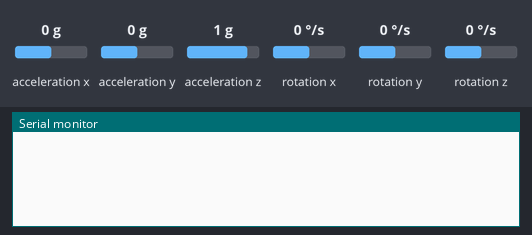
Bench run of a sketch on a simulated Arduino Leonardo, built with avr-gcc and run on an emulated ATmega32U4. On the bench: the last lines printed to the serial monitor. The test bench sets the inputs (shaded band); at power-on: acceleration x 0 g, acceleration y 0 g, acceleration z 1 g, rotation x 0 °/s, rotation y 0 °/s, rotation z 0 °/s.

Above: at 1.2 s.
1.3 s: acceleration x set to -1.4 g
At 2.3 s:
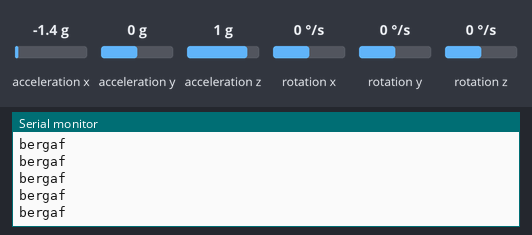
3.2 s: acceleration x set to 0.8 g
At 4.2 s:
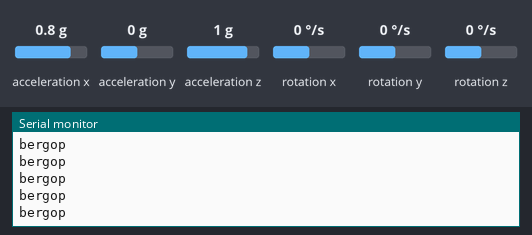

Measured:
- after the input at 1.3 s, the serial monitor: prints a new line at once (image 1)
- after the input at 3.2 s, the serial monitor: prints a new line at once (image 2)

The sketch:

Accelerometer1.ino
```cpp
#include "Accelerometer.h"

Accelerometer accel;

void setup() {
  accel.sensorenInitialiseren();
}

void test() {
  Serial.println("bergop");
}

void test2() {
  Serial.println("bergaf");
}


void loop() {
  // accel.snelheidsverschilBerekenen();
  // accel.botsingControleren();
  // accel.controleerLinksRechtsBeweging();
  accel.brugKantelingDetecteren(test, test2);
}
```

Accelerometer.cpp
```cpp
#include "USBAPI.h"
#include "WString.h"
/*!
 * \file Accelerometer.cpp
 * \brief Bevat de implementatie van de functies van de klas Accelerometer.
 * \author [Yamairo Martinus]
 * \date [5-5-2023]
 */

/*!
 * \mainpage Accelerometer Klasse Documentatie
 *
 * \section intro_sec Inleiding
 *
 * Deze documentatie beschrijft functionaliteit van de C++ klasse Accelerometer. Deze klasse bevat functies om de sensoren van de Zumo-robot te initialiseren en het verschil in acceleratie te meten om de snelheid te bepalen. De klasse bevat ook een functie om een melding te geven als de snelheid plots naar 0 gaat, wat kan duiden op een botsing of crash.
 *
 * \section installatie_sec Installatie
 *
 * Deze klas is bedacht op bassis van de Zumo libraries daarom is het van belang dat je de volgende libraries hebt:
 * - Wire.h
 * - Zumo32U4.h
 *
 * \section gebruik_sec Gebruik
 *
 * Om deze klasse te gebruiken, moet u eerst een object van de klasse aanmaken.
 *
 * Voor meer gedetailleerde informatie over de functies van de klasse, zie de documentatie van de individuele functies.
 */


#include "Accelerometer.h"

Accelerometer::Accelerometer() {}

void Accelerometer::sensorenInitialiseren() {
  /*!
   * \brief Initialiseert de sensoren en geeft een melding als dit niet lukt.
   *
   * Deze functie initialiseert de sensoren en geeft een melding als dit niet lukt.
   * Als de sensoren niet gedetecteerd worden, wordt de rode LED op de Zumo-robot
   * ingeschakeld en wordt er een bericht op de seriële monitor geprint.
   */
  Serial.begin(9600);
  Wire.begin();
  imu.init();
  if (!imu.init())
  {
    ledRed(1);
    while(1)
    {
      Serial.println(("De initialisatie van de sensoren is mislukt"));
      delay(100);
    }
  }
  imu.enableDefault();
}

void Accelerometer::brugKantelingDetecteren(void (*functie)(), void (*functie2)()) {
  /*!
   * \brief Detecteert een kantelbrug op basis van de helling van de robot.
   *
   * Deze functie gebruikt de accelerometergegevens om de helling van de robot te detecteren.
   * Als de helling groter is dan een drempelwaarde, wordt aangenomen dat de robot een kantelbrug nadert.
   * Op basis van deze detectie kunt u de snelheid aanpassen, de rijrichting wijzigen of andere relevante acties ondernemen.
   */

  imu.readAcc();
  int acc_x = imu.a.x;
  int acc_z = imu.a.z;

  // Bereken de helling in graden
  float helling = atan2(acc_x, acc_z) * 180.0 / PI;

  // Controleer of de helling groter is dan de drempelwaarde voor kantelbrug
  if ((helling) > kantelbrugDrempelwaarde) {
    // Voer de gewenste acties uit voor kantelbrug detectie
    functie();
  }
  else if ((helling) < -kantelbrugDrempelwaarde) {
    // Voer de gewenste acties uit voor kantelbrug detectie
    functie2();
  }
}


void Accelerometer::snelheidsverschilBerekenen() {
  /*!
   * \brief Bereken de daadwerkelijke snelheid op basis van het verschil in acceleratie en tijd.
   *
   * Deze functie leest de waarde van de acceleratie op twee momenten en berekent de snelheid
   * op basis van de verandering in acceleratie en de opgegeven tijdsinterval (delta t). De snelheid
   * wordt bijgewerkt door de integratie van de veranderingen in acceleratie en geprint op de seriële monitor.
   */

  imu.readAcc();
  int acc_x_1 = imu.a.x;
  delay(400);
  imu.readAcc();
  int acc_x_2 = imu.a.x;
  int delta_a = acc_x_2 - acc_x_1;

  float snelheid = beginsnelheid; // Beginsnelheid

  while (!(abs(delta_a) < drempelwaarde)) {
    imu.readAcc();
    int acc_x_prev = acc_x_2;
    acc_x_2 = imu.a.x;
    delta_a = acc_x_2 - acc_x_prev;

    // Voeg het teken van delta_a toe aan de snelheid
    if (delta_a > 0) {
      snelheid += delta_a * delta_t; // Verhoog de snelheid bij acceleratie
    } else if (delta_a < 0) {
      snelheid += delta_a * delta_t; // Verlaag de snelheid bij vertraging
    }
    Serial.println(snelheid);
    Serial.println("snelheid=" + String(snelheid));
  }
}


void Accelerometer::botsingControleren() {
  /*!
   * \brief Geeft een melding als de snelheid plots naar 0 gaat.
   *
   * Deze functie geeft een melding als de snelheid plots naar 0 gaat, wat kan duiden op een
   * botsing of crash. Het bericht "Ouch, dat deed pijn" wordt geprint op de seriële monitor.
   */
  if (snelheid == 0){
    Serial.println("Ouch, dat deed pijn");
  }
}

void Accelerometer::controleerLinksRechtsBeweging() {
    /*!
    * \brief Controleert de links-rechtsbeweging van de Zumo-robot op basis van de acceleratiewaarden.
    *
    * Deze functie controleert de links-rechtsbeweging van de Zumo-robot op basis van de acceleratiewaarden.
    * Als de robot in de y-richting beweegt, wordt gecontroleerd op veranderingen in de x-richting en vice versa.
    * Pas de drempelwaarden aan om de gevoeligheid van de bewegingsdetectie aan te passen.
    */
    // Lees de acceleratiewaarden
    imu.readAcc();
    float accX = imu.a.x;
    float accY = imu.a.y;

    // Controleer de links-rechtsbeweging op basis van de acceleratie
    if (abs(accY) > drempelwaarde) {
        // Beweeg in de y-richting, controleer de x-richting
        if (accX > drempelwaarde) {
            // Beweeg naar rechts
            // Voer hier uw acties uit
            Serial.print("Je beweegt naar rechts");
        } else if (accX < -drempelwaarde) {
            // Beweeg naar links
            // Voer hier uw acties uit
            Serial.print("Je beweegt naar links");
        }
    } else if (abs(accX) > drempelwaarde) {
        // Beweeg in de x-richting, controleer de y-richting
        if (accY > drempelwaarde) {
            // Beweeg naar voren
            // Voer hier uw acties uit
            Serial.print("Je beweegt naar rechts2");

        } else if (accY < -drempelwaarde) {
            // Beweeg naar achteren
            // Voer hier uw acties uit
            Serial.print("Je beweegt naar links2");

        }
    }
    // Bewaar de huidige acceleratiewaarden voor de volgende iteratie
    vorigeAccX = accX;
    vorigeAccY = accY;
}
```

Accelerometer.h
```cpp
#ifndef ACCELEROMETER_H
#define ACCELEROMETER_H

#include <Wire.h>
#include <Zumo32U4.h>

class Accelerometer {
public:
    Accelerometer();
    void sensorenInitialiseren();
    void brugKantelingDetecteren(void (*functie)(), void (*functie2)());
    void snelheidsverschilBerekenen();
    void controleerLinksRechtsBeweging();
    void botsingControleren();

private:
    Zumo32U4IMU imu;
    const int kantelbrugDrempelwaarde = 3;
    const int acceleratieDrempelwaarde = 10;
    const int drempelwaarde = 100;
    const float deltaTijd = 0.4;
    float snelheid = 0.0;
    const float beginsnelheid = 0.0;
    float vorigeAccX;
    float vorigeAccY;
    int delta_a;
    int delta_t;
};

#endif
```
